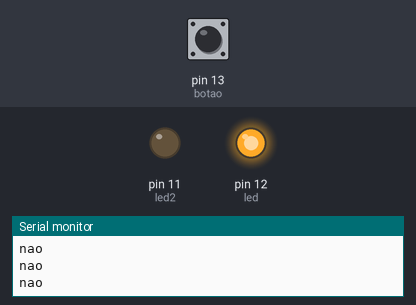
This sketch was run on a simulated Arduino Uno, built with avr-gcc and run on an emulated ATmega328P. Parts: output pins drawn as LEDs (lit = HIGH), the last lines printed to the serial monitor. The inputs (shaded band) are chosen by the test bench; at power-on: pin 13 (botao) LOW.

Above: at 1.2 s.
1.3 s: pin 13 (botao) pulled HIGH for 0.15 s
At 1.45 s:
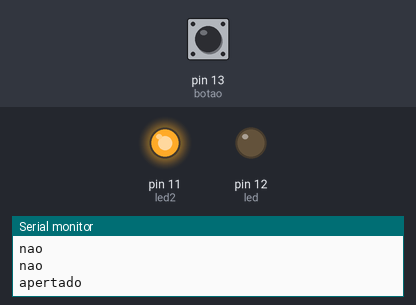
3.1 s: pin 13 (botao) pulled HIGH for 3.2 s
At 7.8 s:
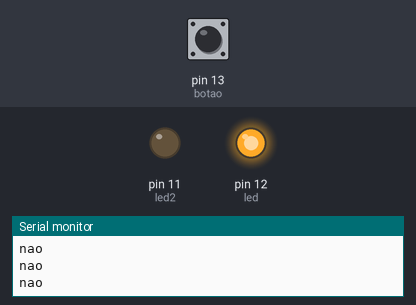
Timing chart, 0 to 9.3 s (numbered marks = the images above; inputs shaded):
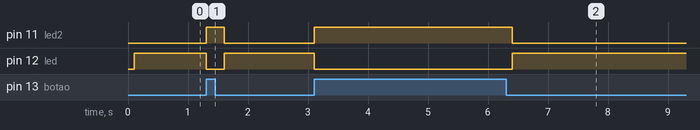

Measured:
- after the input at 1.3 s, pin 11 (led2): LOW → HIGH at once, → LOW 0.30 s later; pin 12 (led): HIGH → LOW at once, → HIGH 0.30 s later
- after the input at 3.1 s, pin 11 (led2): LOW → HIGH at once, → LOW 3.3 s later; pin 12 (led): HIGH → LOW at once, → HIGH 3.3 s later

The sketch:

aula2.ino
```cpp
int botao = 13;
int led = 12;
int led2 = 11;

void setup(){
  pinMode(botao, INPUT);
  pinMode(led, OUTPUT);
  pinMode(led2, OUTPUT);
  Serial.begin(9600);
}

void loop(){
  int leitura = digitalRead(botao);
  if(leitura == HIGH){
    Serial.println("apertado");
    digitalWrite(led2, HIGH);
    digitalWrite(led, LOW);
    delay(200);
  }else{
    delay(100);
    digitalWrite(led, HIGH);
    digitalWrite(led2, LOW);
    Serial.println("nao");
  }
  //Serial.println(leitura);

}
```
